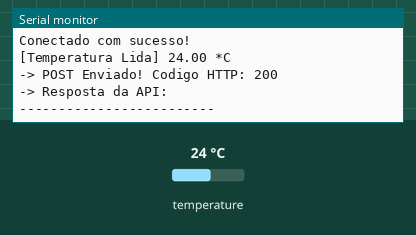
Bench run of a sketch on a simulated ESP8266 (NodeMCU). On the bench: the last lines printed to the serial monitor. Inputs (shaded band) come from the test bench; at power-on: temperature 24 °C. WiFi joins after 1.5 s; servers stay silent unless stated; uploads are accepted with an empty reply.

Above: at 4.8 s.
4.9 s: temperature set to 12 °C
At 8.96 s:
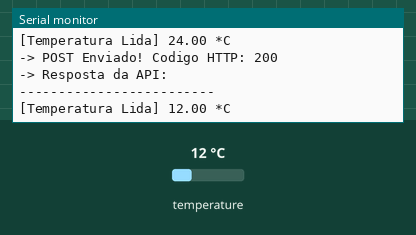
10.7 s: temperature set to 19 °C
At 14.17 s:
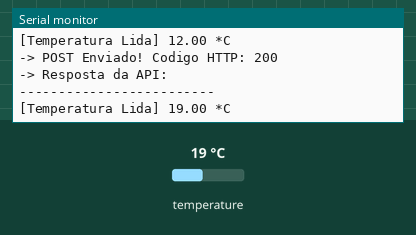
Timing chart, 0 to 15.7 s (numbered marks = the images above; inputs shaded):
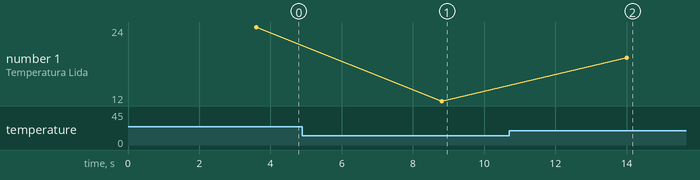

The sketch:

arduinonodered.ino
```cpp
#include <Arduino.h>
#include <ESP8266WiFi.h>
#include <ESP8266HTTPClient.h>
#include <Wire.h>
#include <Adafruit_Sensor.h>
#include <Adafruit_BMP280.h>

WiFiClient client;
HTTPClient httpClient;

// --- Configurações de Rede e Servidor ---
const char *WIFI_SSID = "HackaTruckIoT";
const char *WIFI_PASSWORD = "iothacka";

// Lembre-se de verificar se essa rota está correta no seu Node-RED
const char *URL = "http://192.168.128.252:1880/adicionar";

// --- Objeto do Sensor ---
Adafruit_BMP280 bmp; // Usa I2C (SDA no D2, SCL no D1)

void setup() {
    Serial.begin(115200);

    // Pequeno delay para o lixo de boot do ESP passar
    delay(100);
    Serial.println("\n\nIniciando sistema...");

    // 1. Inicia o Sensor BMP280
    if (!bmp.begin(0x76) && !bmp.begin(0x77)) {
        Serial.println("Erro! Sensor BMP280 não encontrado.");
        while (1) delay(10); // Trava o código se o sensor falhar
    }

    // Configurações do BMP280
    bmp.setSampling(Adafruit_BMP280::MODE_NORMAL,
                    Adafruit_BMP280::SAMPLING_X2,
                    Adafruit_BMP280::SAMPLING_X16,
                    Adafruit_BMP280::FILTER_X16,
                    Adafruit_BMP280::STANDBY_MS_500);

    // 2. Conecta ao WiFi
    Serial.print("Conectando ao WiFi: ");
    Serial.println(WIFI_SSID);

    WiFi.begin(WIFI_SSID, WIFI_PASSWORD);
    while (WiFi.status() != WL_CONNECTED) {
        delay(500);
        Serial.print(".");
    }
    Serial.println("\nConectado com sucesso!");
    delay(2000);
}

void loop() {
    // Verifica se a conexão WiFi ainda está ativa antes de tentar enviar
    if (WiFi.status() == WL_CONNECTED) {

        // 1. Lê a temperatura do sensor
        float temperatura = bmp.readTemperature();

        Serial.print("[Temperatura Lida] ");
        Serial.print(temperatura);
        Serial.println(" *C");

        // 2. Monta o texto que será enviado no POST
        // Exemplo de como ficará: "temperatura=25.67"
        String data = "temperatura=" + String(temperatura);

        // 3. Envia o POST para o servidor
        httpClient.begin(client, URL);
        httpClient.addHeader("Content-Type", "application/x-www-form-urlencoded");

        int httpCode = httpClient.POST(data);
        String content = httpClient.getString();

        httpClient.end(); // Encerra a requisição

        // 4. Mostra a resposta do servidor no Monitor Serial
        Serial.print("-> POST Enviado! Codigo HTTP: ");
        Serial.println(httpCode);

        // Código 200 significa que deu tudo certo na API
        if (httpCode > 0) {
            Serial.print("-> Resposta da API: ");
            Serial.println(content);
        } else {
            Serial.println("-> Erro na requisição POST.");
        }

    } else {
        Serial.println("Atenção: WiFi desconectado!");
    }

    Serial.println("-------------------------");

    // Aguarda 5 segundos antes de fazer a próxima leitura
    delay(5000);
}
```

Measured:
- after the input at 4.9 s, the serial monitor: prints a new line after 3.9 s (image 1)
- after the input at 10.7 s, the serial monitor: prints a new line after 3.3 s (image 2)
- plotted number 1: 24 → 12 after the input at 4.9 s, 12 → 19 after the input at 10.7 s
